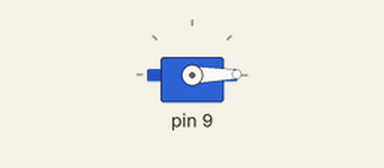
This sketch was run on a simulated Arduino Uno, built with avr-gcc and run on an emulated ATmega328P. On the bench: servo.

Above: at 0.05 s.
At 2.65 s:
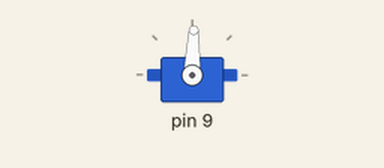
At 5.25 s:
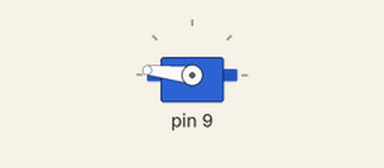
At 10.45 s:
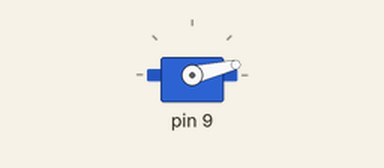
Timing chart, 0 to 14.1 s (numbered marks = the images above):
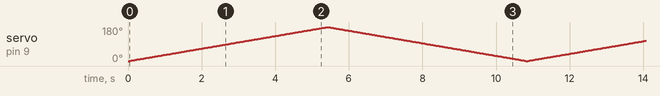

The sketch:

Servo_Arduino.ino
```cpp
#include <Servo.h>

Servo myserv;


void setup() {
  myserv.attach(0x09);
}

void loop() {
  //rotae 180 degrees anti-clockwise
  for(int angle = 0x00 ; angle<180 ; angle++ ){
    myserv.write(angle);
    delay(30);
    }
  //rotae 180 degrees clockwise
  for(int angle = 180 ; angle>0x00 ; angle--){
    myserv.write(angle);
    delay(30);
    }
}
```
